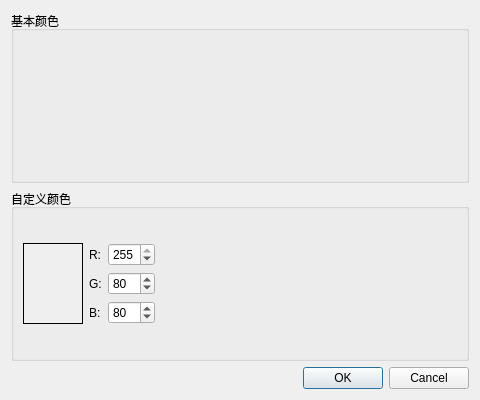
<?xml version="1.0" encoding="UTF-8"?>
<ui version="4.0">
 <class>MoreColorDialog</class>
 <widget class="QDialog" name="MoreColorDialog">
  <property name="geometry">
   <rect>
    <x>0</x>
    <y>0</y>
    <width>480</width>
    <height>400</height>
   </rect>
  </property>
  <property name="windowTitle">
   <string>更多颜色选择</string>
  </property>
  <layout class="QVBoxLayout" name="verticalLayout">
   <item>
    <widget class="QGroupBox" name="groupBoxBasic">
     <property name="title">
      <string>基本颜色</string>
     </property>
     <layout class="QGridLayout" name="gridLayoutBasic"/>
    </widget>
   </item>
   <item>
    <widget class="QGroupBox" name="groupBoxCustom">
     <property name="title">
      <string>自定义颜色</string>
     </property>
     <layout class="QVBoxLayout" name="verticalLayoutCustom">
      <item>
       <layout class="QHBoxLayout" name="horizontalLayoutCustom">
        <item>
         <widget class="QLabel" name="labelPreview">
          <property name="minimumSize">
           <size>
            <width>60</width>
            <height>60</height>
           </size>
          </property>
          <property name="autoFillBackground">
           <bool>true</bool>
          </property>
          <property name="frameShape">
           <enum>QFrame::Box</enum>
          </property>
          <property name="text">
           <string/>
          </property>
         </widget>
        </item>
        <item>
         <layout class="QGridLayout" name="gridLayoutRGB">
          <item row="0" column="0">
           <widget class="QLabel" name="labelR">
            <property name="text">
             <string>R:</string>
            </property>
           </widget>
          </item>
          <item row="0" column="1">
           <widget class="QSpinBox" name="spinR">
            <property name="minimum">
             <number>0</number>
            </property>
            <property name="maximum">
             <number>255</number>
            </property>
            <property name="value">
             <number>255</number>
            </property>
           </widget>
          </item>
          <item row="1" column="0">
           <widget class="QLabel" name="labelG">
            <property name="text">
             <string>G:</string>
            </property>
           </widget>
          </item>
          <item row="1" column="1">
           <widget class="QSpinBox" name="spinG">
            <property name="minimum">
             <number>0</number>
            </property>
            <property name="maximum">
             <number>255</number>
            </property>
            <property name="value">
             <number>80</number>
            </property>
           </widget>
          </item>
          <item row="2" column="0">
           <widget class="QLabel" name="labelB">
            <property name="text">
             <string>B:</string>
            </property>
           </widget>
          </item>
          <item row="2" column="1">
           <widget class="QSpinBox" name="spinB">
            <property name="minimum">
             <number>0</number>
            </property>
            <property name="maximum">
             <number>255</number>
            </property>
            <property name="value">
             <number>80</number>
            </property>
           </widget>
          </item>
         </layout>
        </item>
        <item>
         <spacer name="horizontalSpacerCustom">
          <property name="orientation">
           <enum>Qt::Horizontal</enum>
          </property>
          <property name="sizeHint" stdset="0">
           <size>
            <width>40</width>
            <height>20</height>
           </size>
          </property>
         </spacer>
        </item>
       </layout>
      </item>
     </layout>
    </widget>
   </item>
   <item>
    <widget class="QDialogButtonBox" name="buttonBox">
     <property name="standardButtons">
      <set>QDialogButtonBox::Cancel|QDialogButtonBox::Ok</set>
     </property>
    </widget>
   </item>
  </layout>
 </widget>
 <resources/>
 <connections>
  <connection>
   <sender>buttonBox</sender>
   <signal>accepted()</signal>
   <receiver>MoreColorDialog</receiver>
   <slot>accept()</slot>
   <hints>
    <hint type="sourcelabel">
     <x>20</x>
     <y>20</y>
    </hint>
    <hint type="destinationlabel">
     <x>20</x>
     <y>20</y>
    </hint>
   </hints>
  </connection>
  <connection>
   <sender>buttonBox</sender>
   <signal>rejected()</signal>
   <receiver>MoreColorDialog</receiver>
   <slot>reject()</slot>
   <hints>
    <hint type="sourcelabel">
     <x>20</x>
     <y>20</y>
    </hint>
    <hint type="destinationlabel">
     <x>20</x>
     <y>20</y>
    </hint>
   </hints>
  </connection>
 </connections>
</ui>
